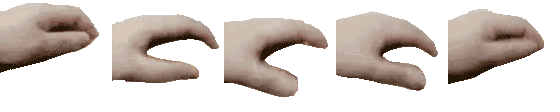
#> input picture resource/petpet_hand.png, 560 x 112 px
$ python -i kaleidoscope.py   (imports and definitions only)
#> lines starting #> are read from the running program, lines starting #| are printed output that depends on the picture; after the words box and inside, x2 and y2 are one past the last pixel; in counts of white or black regions, pixels touching at a corner belong together
### meme/gif_utils.py
"""GIF 通用工具：帧展开与类型判断，供 flip / invert / gif_speed / liquid_gif 共用"""

from PIL import Image, ImageSequence
import numpy as np
import struct


# [82 lines left out: functions is_gif, _get_background_rgba, unfold_frames, save_kwargs_for, not called in this run]


# ── LZW 编码器（GIF 格式） ──────────────────────

def _lzw_encode(data: bytes, min_code_size: int = 8) -> bytes:
    """GIF LZW 压缩。"""
    clear_code = 1 << min_code_size
    eoi_code = clear_code + 1
    next_code = eoi_code + 1
    code_size = min_code_size + 1
    max_code = 1 << code_size

    table = {}
    buf = _BitBuffer()
    buf.write(clear_code, code_size)

    prefix = data[0]
    for byte in data[1:]:
        key = (prefix << 8) | byte
        if key in table:
            prefix = table[key]
        else:
            buf.write(prefix, code_size)
            if next_code < 4096:
                table[key] = next_code
                next_code += 1
                if next_code > max_code and code_size < 12:
                    code_size += 1
                    max_code = 1 << code_size
            prefix = byte

    buf.write(prefix, code_size)
    buf.write(eoi_code, code_size)
    return buf.to_bytes()


class _BitBuffer:
    __slots__ = ('_data', '_bits', '_bit_count')

    def __init__(self):
        self._data = bytearray()
        self._bits = 0
        self._bit_count = 0

    def write(self, value: int, num_bits: int):
        self._bits |= (value & ((1 << num_bits) - 1)) << self._bit_count
        self._bit_count += num_bits
        while self._bit_count >= 8:
            self._data.append(self._bits & 0xFF)
            self._bits >>= 8
            self._bit_count -= 8

    def to_bytes(self) -> bytes:
        if self._bit_count:
            self._data.append(self._bits & 0xFF)
        return bytes(self._data)


# ── GIF 二进制写入 ─────────────────────────────

def _write_gif_sub_blocks(f, data: bytes):
    """写入 GIF sub-block 格式的数据。"""
    for i in range(0, len(data), 255):
        block = data[i:i + 255]
        f.write(struct.pack("<B", len(block)))
        f.write(block)
    f.write(b"\x00")  # 终止符


def save_rgba_gif(frames: list, durations: list, output_path: str,
                  loop: int = 0, disposal: int = 2,
                  source_palette=None, source_trans_idx=None):
    """保存 RGBA 帧列表为 GIF，正确保持透明背景。

    手工写入 GIF 二进制，确保：
    1. 所有帧共享同一个全局调色板（0 个局部调色板）
    2. 透明索引统一（所有帧同一个 transparent index）

    当提供 source_palette 时（原 GIF 的 getpalette() 结果），
    直接复用原调色板——避免重新量化导致的颜色偏移。
    适用于调速/翻转/对称等不改变像素颜色的操作。
    当未提供时（如反色操作），自动从第一帧量化生成新调色板。

    Args:
        frames: RGBA 帧列表
        durations: 每帧持续时间 (ms)
        output_path: 输出路径
        loop: 循环次数 (0=无限)
        disposal: 处置方式 (默认 2=恢复背景)
        source_palette: 可选，原 GIF 调色板 (768 bytes)
        source_trans_idx: 可选，原 GIF 透明索引
    """
    if not frames:
        return

    first_rgba = frames[0].convert("RGBA")
    has_alpha = any(
        (np.array(f.convert("RGBA").split()[-1], dtype=np.uint8) < 128).any()
        for f in frames
    )

    w, h = first_rgba.size

    # ── 1. 决定调色板 ──────────────────────
    if source_palette is not None:
        # 复用原调色板：无颜色偏移
        palette = list(source_palette)[:768]
        if len(palette) < 768:
            palette.extend([0] * (768 - len(palette)))
        trans_idx = source_trans_idx
        if trans_idx is None and has_alpha:
            # 原图无透明色但帧有透明像素 → 无可用透明索引，回退重量化
            first_p = first_rgba.quantize(colors=255, method=Image.Quantize.FASTOCTREE)
            palette = list(first_p.getpalette())[:768]
            trans_idx = first_p.info.get("transparency") or 0
            if len(palette) < 768:
                palette.extend([0] * (768 - len(palette)))
            template_p = first_p
        else:
            # 构建模板 P 图（仅用于提供给 quantize 的 palette 参考）
            template_p = Image.new("P", (1, 1))
            template_p.putpalette(palette)
    else:
        # 重新量化（反色等改变颜色的操作）
        first_p = first_rgba.quantize(colors=255, method=Image.Quantize.FASTOCTREE)
        palette = list(first_p.getpalette())[:768]
        trans_idx = first_p.info.get("transparency")
        if trans_idx is None:
            trans_idx = 0
        if len(palette) < 768:
            palette.extend([0] * (768 - len(palette)))
        template_p = first_p

    # ── 2. 将所有帧 remap 到同一调色板 ──────
    p_frames = []

    for f in frames:
        rgba = f.convert("RGBA") if f.mode != "RGBA" else f
        rgb = rgba.convert("RGB")
        quantized = rgb.quantize(palette=template_p)
        quant_arr = np.array(quantized, dtype=np.uint8)

        if trans_idx is not None and has_alpha:
            alpha = rgba.split()[-1]
            alpha_arr = np.array(alpha, dtype=np.uint8)
            quant_arr[alpha_arr < 128] = trans_idx
        p_frames.append(quant_arr)

    # ── 3. 写入 GIF 文件 ───────────────────
    with open(output_path, "wb") as f:
        # Header
        f.write(b"GIF89a")

        # Logical Screen Descriptor
        packed = 0xF7  # GCT present, 256 colors
        f.write(struct.pack("<HHBBB", w, h, packed, 0, 0))

        # Global Color Table
        f.write(bytes(palette[:768]))

        # Netscape Extension (loop)
        f.write(b"\x21\xFF\x0BNETSCAPE2.0\x03\x01")
        f.write(struct.pack("<H", loop & 0xFFFF))
        f.write(b"\x00")

        # 逐帧写入
        for i, pframe in enumerate(p_frames):
            dur_ms = durations[i] if i < len(durations) else 100
            dur_cs = max(1, min(65535, dur_ms // 10))

            # Graphic Control Extension
            disposal_bits = (disposal & 0x07) << 2
            has_trans = (trans_idx is not None and has_alpha)
            flags = disposal_bits | (0x01 if has_trans else 0x00)
            f.write(b"\x21\xF9\x04")
            t_idx = trans_idx if has_trans else 0
            f.write(struct.pack("<BHBB", flags, dur_cs, t_idx, 0))

            # Image Descriptor — 无局部调色板
            f.write(b"\x2C")
            f.write(struct.pack("<HHHH", 0, 0, w, h))
            f.write(b"\x00")

            # LZW 压缩
            min_code_size = 8
            compressed = _lzw_encode(pframe.tobytes(), min_code_size)
            f.write(struct.pack("<B", min_code_size))
            _write_gif_sub_blocks(f, compressed)

        # Trailer
        f.write(b"\x3B")

### meme/kaleidoscope.py
"""万花筒模块：扇区镜像对称万花筒效果"""

import math
from PIL import Image, ImageDraw
from .gif_utils import is_gif, save_rgba_gif


def _circular_mask(size):
    mask = Image.new("L", (size, size), 0)
    draw = ImageDraw.Draw(mask)
    draw.ellipse((0, 0, size - 1, size - 1), fill=255)
    return mask


def _kaleidoscope_frame(img, sectors, rotation_deg):
    """对单帧图像应用万花筒效果。"""
    side = min(img.size)
    cx, cy = img.size[0] // 2, img.size[1] // 2
    square = img.crop((cx - side // 2, cy - side // 2,
                       cx + side // 2, cy + side // 2))
    square = square.resize((side, side))

    circle_mask = _circular_mask(side)
    circular = Image.composite(square, Image.new("RGBA", (side, side), (0, 0, 0, 0)), circle_mask)

    out = Image.new("RGBA", (side, side), (0, 0, 0, 0))
    angle_per = 360.0 / sectors

    for i in range(sectors):
        sector = circular.rotate(-i * angle_per - rotation_deg, expand=False, resample=Image.BICUBIC)
        if i % 2 == 1:
            sector = sector.transpose(Image.FLIP_LEFT_RIGHT)

        wedge = Image.new("L", (side, side), 0)
        dw = ImageDraw.Draw(wedge)
        dw.pieslice((0, 0, side - 1, side - 1), 0, angle_per, fill=255)

        masked = Image.composite(sector, Image.new("RGBA", (side, side), (0, 0, 0, 0)), wedge)
        placed = masked.rotate(i * angle_per, expand=False, resample=Image.BICUBIC)
        out = Image.alpha_composite(out, placed)

    return out


def kaleidoscope_image(input_path, output_path,
                       sectors=8, zoom=0.5,
                       angle_step=3, frame_delay=40):
    """生成旋转万花筒 GIF，支持动图输入。"""
#> called with input_path = '../resource/petpet_hand.png', output_path = 'out.png', sectors = 8, zoom = 0.5, angle_step = 3, frame_delay = 40
    src = Image.open(input_path)
#> src is the input picture: PIL image 560x112 P; mean R, G, B, A 64.5, 56.1, 51, 103.2
    w, h = src.size
#> w = 560; h = 112
    side = min(w, h)
#> side = 112
    cx, cy = w // 2, h // 2
#> cx = 280; cy = 56
    zoom_side = max(4, int(side * zoom))
#> zoom_side = 56

    def _prep_zoomed(rgba):
        square = rgba.crop((cx - side // 2, cy - side // 2,
                            cx + side // 2, cy + side // 2))
        return square.resize((zoom_side, zoom_side)).resize((side, side), Image.LANCZOS)
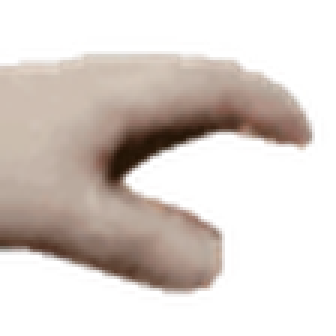
#> returned value: PIL image 112x112 RGBA (shown 3 times larger); mean R, G, B, A 80.2, 69.7, 63.5, 106.1; transparent parts drawn white

    if getattr(src, "is_animated", False):
        frames, durations = unfold_frames(src)
        n = len(frames)
        processed = []
        for i, f in enumerate(frames):
            zoomed = _prep_zoomed(f.convert("RGBA"))
            angle = (360.0 / n) * i
            processed.append(_kaleidoscope_frame(zoomed, sectors, angle))
        save_rgba_gif(processed, durations, output_path, loop=0)
        return

    rgba = src.convert("RGBA")
    zoomed = _prep_zoomed(rgba)
    n_frames = max(1, int(360 / abs(angle_step)))
    actual_step = 360.0 / n_frames
    frames = [_kaleidoscope_frame(zoomed, sectors, i * actual_step) for i in range(n_frames)]
#> in _circular_mask, `mask = Image.new("L", (size, size), 0)`: mask: PIL image 112x112 L; every value is 0
#> in _kaleidoscope_frame, `circle_mask = _circular_mask(side)`:
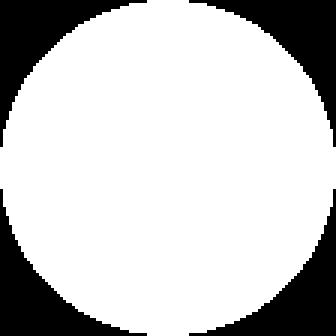
#> circle_mask: PIL image 112x112 L (shown 3 times larger); 78.3% white; 4 black regions, box (x1, y1, x2, y2) and area: (0, 0, 49, 49) 681, (63, 0, 112, 49) 681, (0, 63, 49, 112) 681, (63, 63, 112, 112) 681
#> in _kaleidoscope_frame, `out = Image.new("RGBA", (side, side), (0, 0, 0, 0))`: out: PIL image 112x112 RGBA; every value is 0
#> after the loop in _kaleidoscope_frame, `for i in range(sectors):`:
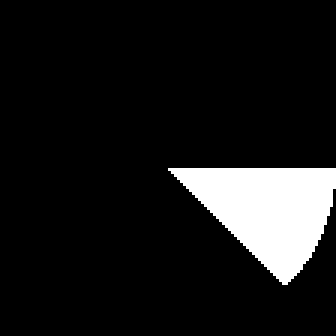
#> wedge: PIL image 112x112 L (shown 3 times larger); 9.9% white; 1 white region, box (x1, y1, x2, y2) and area: (56, 56, 112, 95) 1247
#> the loop in _kaleidoscope_frame (call 5), `for i in range(sectors):` made 8 passes
#> pass 1, in _kaleidoscope_frame (call 5), `masked = Image.composite(sector, Image.new("RGBA", (side, side), (0, 0..`:
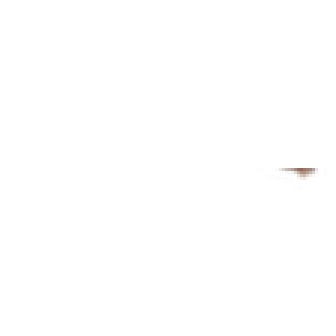
#> masked: PIL image 112x112 RGBA (shown 3 times larger); mean R, G, B, A 0.7, 0.4, 0.3, 0.3; transparent parts drawn white
#> after the loop in _kaleidoscope_frame (call 6), `for i in range(sectors):`:
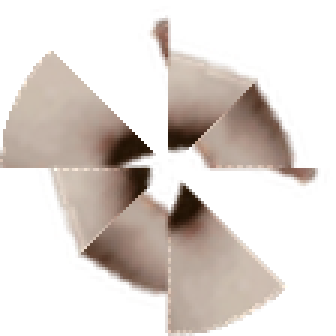
#> out: PIL image 112x112 RGBA (shown 3 times larger); mean R, G, B, A 72.5, 63, 57.1, 97.2; transparent parts drawn white
#> after the loop in _kaleidoscope_frame (call 6), `for i in range(sectors):`:
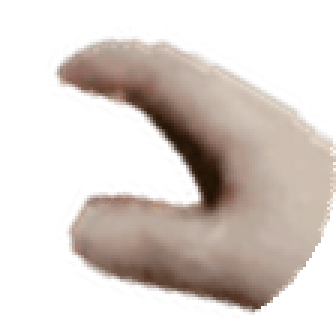
#> sector: PIL image 112x112 RGBA (shown 3 times larger); mean R, G, B, A 76.6, 66.1, 60.1, 102; transparent parts drawn white
#> the loop in _kaleidoscope_frame (call 7), `for i in range(sectors):` made 8 passes
#> pass 2, in _kaleidoscope_frame (call 7), `sector = circular.rotate(-i * angle_per - rotation_deg, expand=False, ..`:
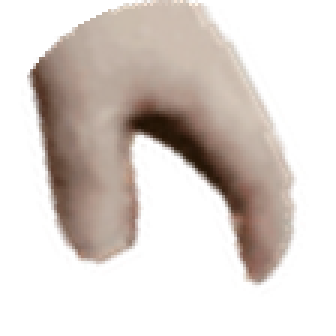
#> sector: PIL image 112x112 RGBA (shown 3 times larger); mean R, G, B, A 76.2, 66, 59.9, 101.9; transparent parts drawn white
#> frames = 120 items
    save_rgba_gif(frames, [frame_delay] * n_frames, output_path, loop=0)
#> in save_rgba_gif, `has_alpha = any( (np.array(f.convert("RGBA").split()[-1], dtype=np.uin..`: has_alpha = True
#> in save_rgba_gif, `palette = list(first_p.getpalette())[:768]`: palette = 765 values, max 255 at index 63, min 0 at index 0, mean 104.4
#> the loop in save_rgba_gif, `for f in frames:` made 120 passes
#> after the loop in save_rgba_gif, `for f in frames:`: p_frames = 120 items
#> the loop in save_rgba_gif, `for i, pframe in enumerate(p_frames):` made 120 passes

>>> result = kaleidoscope_image('../resource/petpet_hand.png', 'out.png')
